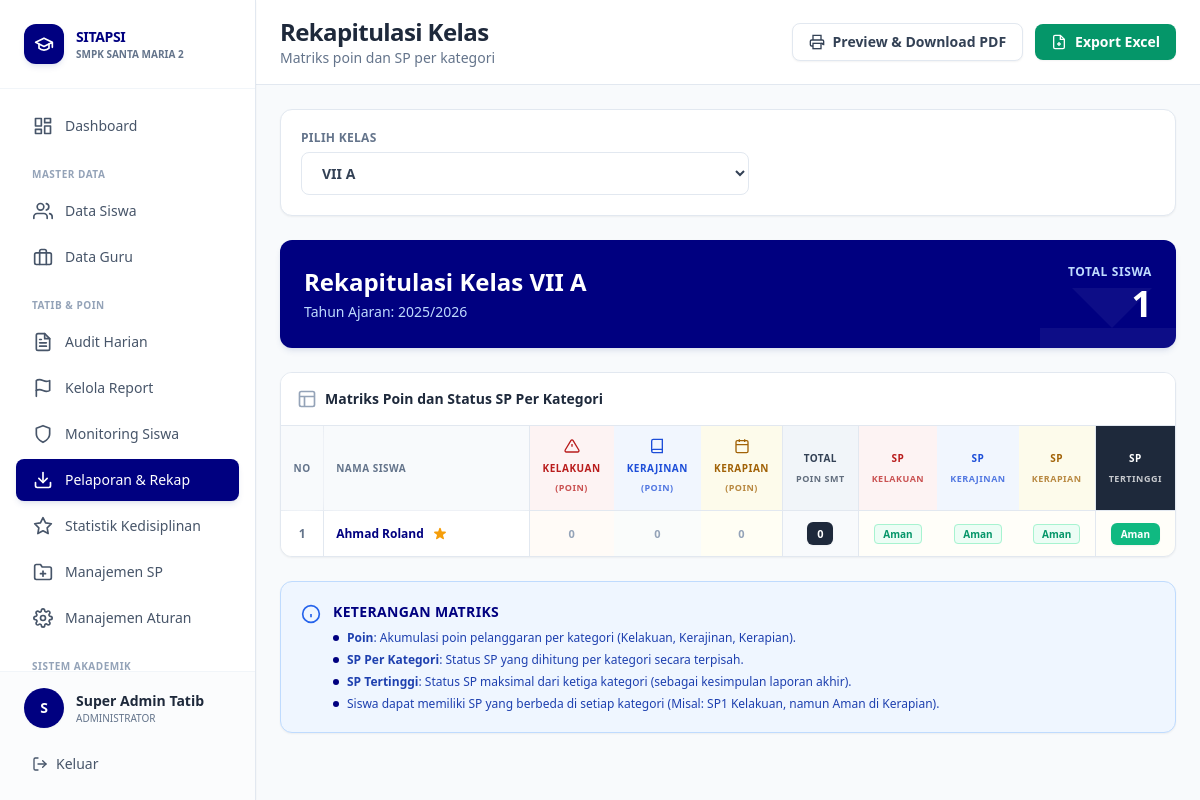
The app's page /views/admin/rekapitulasi_kelas.php (signed in) with its own data.
### tables this page shows
CREATE TABLE tb_kelas (
    id_kelas INT AUTO_INCREMENT PRIMARY KEY,
    nama_kelas VARCHAR(10) NOT NULL,  
    tingkat INT NOT NULL  
);

CREATE TABLE tb_tahun_ajaran (
    id_tahun INT AUTO_INCREMENT PRIMARY KEY,
    nama_tahun VARCHAR(20) NOT NULL,  
    status ENUM('Aktif', 'Arsip') DEFAULT 'Aktif', 
    semester_aktif ENUM('Ganjil', 'Genap') DEFAULT 'Ganjil'
);

CREATE TABLE tb_anggota_kelas (
    id_anggota BIGINT AUTO_INCREMENT PRIMARY KEY,
    no_induk VARCHAR(50) NOT NULL, 
    id_kelas INT NOT NULL,
    id_tahun INT NOT NULL,
    
     
    poin_kelakuan INT DEFAULT 0,
    poin_kerajinan INT DEFAULT 0,
    poin_kerapian INT DEFAULT 0,
    
    total_poin_umum INT DEFAULT 0,  
    
     
    status_sp_kelakuan ENUM('Aman', 'SP1', 'SP2', 'SP3', 'Sanksi oleh Sekolah') DEFAULT 'Aman',
    status_sp_kerajinan ENUM('Aman', 'SP1', 'SP2', 'SP3', 'Sanksi oleh Sekolah') DEFAULT 'Aman',
    status_sp_kerapian ENUM('Aman', 'SP1', 'SP2', 'SP3', 'Sanksi oleh Sekolah') DEFAULT 'Aman',
    
     
    status_sp_terakhir ENUM('Aman', 'SP1', 'SP2', 'SP3', 'Sanksi oleh Sekolah') DEFAULT 'Aman',
    
     
    status_reward ENUM('None', 'Kandidat Reward Semester','Kandidat Sertifikat') DEFAULT 'None',
    
    FOREIGN KEY (no_induk) REFERENCES tb_siswa(no_induk) ON DELETE CASCADE,
    FOREIGN KEY (id_kelas) REFERENCES tb_kelas(id_kelas),
    FOREIGN KEY (id_tahun) REFERENCES tb_tahun_ajaran(id_tahun)
);

CREATE TABLE tb_siswa (
    no_induk VARCHAR(50) PRIMARY KEY,
    nama_siswa VARCHAR(100) NOT NULL,
    jenis_kelamin ENUM('L', 'P') NOT NULL,
    kota VARCHAR(100),
    tanggal_lahir DATE,
    alamat TEXT,
    nama_ayah VARCHAR(150),
    pekerjaan_ayah VARCHAR(100),
    nama_ibu VARCHAR(150),
    pekerjaan_ibu VARCHAR(100),
    no_hp_ortu VARCHAR(15),  
    id_ortu INT NULL,  
    status_aktif ENUM('Aktif', 'Lulus', 'Keluar', 'Dikeluarkan') DEFAULT 'Aktif'
);

### views/admin/rekapitulasi_kelas.php (the view, shortened to what the rows shown need)
<?php
require_once '../../config/database.php';
$id_kelas = $_GET['kelas'] ?? null;
$tahun_aktif = fetchOne("
    SELECT id_tahun, nama_tahun, semester_aktif
    FROM tb_tahun_ajaran
    WHERE status = 'Aktif'
    LIMIT 1
");
$kelas_list = fetchAll("SELECT * FROM tb_kelas ORDER BY tingkat, nama_kelas");
if (!$id_kelas && !empty($kelas_list)) {
    $id_kelas = $kelas_list[0]['id_kelas'];
}
if ($id_kelas) {
    $kelas_info = fetchOne("SELECT * FROM tb_kelas WHERE id_kelas = :id", ['id' => $id_kelas]);
    $semester_berjalan = $tahun_aktif['semester_aktif'];
    $siswa_kelas = fetchAll("
        SELECT
            s.no_induk,
            s.nama_siswa,
            a.id_anggota,
            a.poin_kelakuan,
            a.poin_kerajinan,
            a.poin_kerapian,
            a.total_poin_umum,
            a.status_sp_terakhir,
            a.status_sp_kelakuan,
            a.status_sp_kerajinan,
            a.status_sp_kerapian,
            (SELECT COALESCE(SUM(d.poin_saat_itu), 0)
             FROM tb_pelanggaran_header h
             JOIN tb_pelanggaran_detail d ON h.id_transaksi = d.id_transaksi
             WHERE h.id_anggota = a.id_anggota AND h.id_tahun = a.id_tahun) as total_tahunan,
            (SELECT COALESCE(SUM(d.poin_saat_itu), 0)
             FROM tb_pelanggaran_header h
             JOIN tb_pelanggaran_detail d ON h.id_transaksi = d.id_transaksi
             WHERE h.id_anggota = a.id_anggota AND h.id_tahun = a.id_tahun AND h.semester = :semester) as total_semester
        FROM tb_siswa s
        JOIN tb_anggota_kelas a ON s.no_induk = a.no_induk
        WHERE s.status_aktif = 'Aktif'
        AND a.id_tahun = :id_tahun
        AND a.id_kelas = :id_kelas
        ORDER BY s.nama_siswa
    ", [
        'id_tahun' => $tahun_aktif['id_tahun'],
        'id_kelas' => $id_kelas,
        'semester' => $semester_berjalan
    ]);
}
$card_class = "bg-white border border-[#E2E8F0] rounded-xl shadow-sm";
?>
<!DOCTYPE html>
<html lang="id">
<head>
    <script src="https://cdn.tailwindcss.com"></script>
</head>
<body class="bg-[#F8FAFC]">
<div class="flex h-screen overflow-hidden">
    <?php include '../../includes/sidebar_admin.php'; ?>
    <div class="flex-1 overflow-auto lg:ml-64">
        <div class="bg-white border-b border-[#E2E8F0] px-6 pl-16 lg:pl-6 py-4 sticky top-0 z-30 flex flex-col sm:flex-row sm:justify-between sm:items-center gap-4">
            <div>
                <h1 class="text-2xl font-extrabold text-slate-800 tracking-tight">Rekapitulasi Kelas</h1>
            </div>
        </div>
        <div class="p-6 space-y-6 max-w-full mx-auto">
            <?php if ($id_kelas && isset($kelas_info)): ?>
            <div class="bg-[#000080] text-white rounded-xl shadow-md shadow-blue-900/10 p-6 relative overflow-hidden">
                <svg class="absolute right-0 top-0 text-white/5 w-48 h-48 transform translate-x-8 -translate-y-8" fill="currentColor" viewBox="0 0 24 24"><path d="M21 15v4a2 2 0 0 1-2 2H5a2 2 0 0 1-2-2v-4"></path><polyline points="7 10 12 15 17 10"></polyline><line x1="12" y1="15" x2="12" y2="3"></line></svg>
                <div class="relative z-10 flex items-center justify-between">
                    <div>
                        <h2 class="text-2xl font-extrabold mb-1">Rekapitulasi Kelas <?= htmlspecialchars($kelas_info['nama_kelas']) ?></h2>
                        <p class="text-blue-200 font-medium text-sm">Tahun Ajaran: <?= $tahun_aktif['nama_tahun'] ?></p>
                    </div>
                    <div class="text-right">
                        <p class="text-blue-200 text-xs font-bold uppercase tracking-wider mb-1">Total Siswa</p>
                        <p class="text-4xl font-extrabold"><?= count($siswa_kelas) ?></p>
                    </div>
                </div>
            </div>
            <div class="<?= $card_class ?> overflow-hidden">
                <div class="p-4 border-b border-[#E2E8F0] bg-white flex items-center">
                    <svg class="w-5 h-5 text-slate-400 mr-2" fill="none" stroke="currentColor" viewBox="0 0 24 24" stroke-width="2"><rect x="3" y="3" width="18" height="18" rx="2" ry="2"></rect><line x1="3" y1="9" x2="21" y2="9"></line><line x1="9" y1="21" x2="9" y2="9"></line></svg>
                    <span class="font-extrabold text-slate-800 text-sm">Matriks Poin dan Status SP Per Kategori</span>
                </div>
                <div class="overflow-x-auto">
                    <table class="w-full text-left text-sm whitespace-nowrap">
                        <thead class="bg-slate-50/50 text-[10px] text-slate-500 uppercase tracking-wider sticky top-0 border-b border-[#E2E8F0]">
                            <tr>
                                <th class="p-3 text-center sticky left-0 bg-slate-50/90 backdrop-blur z-20 border-r border-[#E2E8F0]">No</th>
                                <th class="p-3 text-left sticky left-10 bg-slate-50/90 backdrop-blur z-20 border-r border-[#E2E8F0]" style="min-width: 200px;">Nama Siswa</th>
                                <th class="p-3 text-center bg-red-50/80 font-extrabold text-red-700">
                                    <div class="flex flex-col items-center"><svg class="w-4 h-4 mb-1" fill="none" stroke="currentColor" viewBox="0 0 24 24" stroke-width="2"><path d="M10.29 3.86L1.82 18a2 2 0 0 0 1.71 3h16.94a2 2 0 0 0 1.71-3L13.71 3.86a2 2 0 0 0-3.42 0z"></path><line x1="12" y1="9" x2="12" y2="13"></line><line x1="12" y1="17" x2="12.01" y2="17"></line></svg>Kelakuan<br><span class="text-[9px] opacity-75">(Poin)</span></div>
                                </th>
                                <th class="p-3 text-center bg-blue-50/80 font-extrabold text-blue-700">
                                    <div class="flex flex-col items-center"><svg class="w-4 h-4 mb-1" fill="none" stroke="currentColor" viewBox="0 0 24 24" stroke-width="2"><path d="M4 19.5v-15A2.5 2.5 0 0 1 6.5 2H20v20H6.5a2.5 2.5 0 0 1 0-5H20"></path></svg>Kerajinan<br><span class="text-[9px] opacity-75">(Poin)</span></div>
                                </th>
                                <th class="p-3 text-center bg-yellow-50/80 font-extrabold text-yellow-700">
                                    <div class="flex flex-col items-center"><svg class="w-4 h-4 mb-1" fill="none" stroke="currentColor" viewBox="0 0 24 24" stroke-width="2"><rect x="3" y="4" width="18" height="18" rx="2" ry="2"></rect><line x1="16" y1="2" x2="16" y2="6"></line><line x1="8" y1="2" x2="8" y2="6"></line><line x1="3" y1="10" x2="21" y2="10"></line></svg>Kerapian<br><span class="text-[9px] opacity-75">(Poin)</span></div>
                                </th>
                                <th class="p-3 text-center bg-slate-100 font-extrabold text-slate-700 border-l border-[#E2E8F0]">Total<br><span class="text-[9px] opacity-75">Poin Smt</span></th>
                                <th class="p-3 text-center bg-red-50/80 font-extrabold text-red-700 border-l border-[#E2E8F0]">SP<br><span class="text-[9px] opacity-75">Kelakuan</span></th>
                                <th class="p-3 text-center bg-blue-50/80 font-extrabold text-blue-700">SP<br><span class="text-[9px] opacity-75">Kerajinan</span></th>
                                <th class="p-3 text-center bg-yellow-50/80 font-extrabold text-yellow-700">SP<br><span class="text-[9px] opacity-75">Kerapian</span></th>
                                <th class="p-3 text-center bg-slate-800 text-white border-l border-[#E2E8F0]">SP<br><span class="text-[9px] opacity-75">Tertinggi</span></th>
                            </tr>
                        </thead>
                        <tbody class="divide-y divide-[#E2E8F0]">
                            <?php if (empty($siswa_kelas)): ?>
                            <tr>
                                <td colspan="10" class="p-12 text-center text-slate-400 font-medium">
                                    Tidak ada siswa di kelas ini
                                </td>
                            </tr>
                            <?php else: ?>
                            <?php foreach ($siswa_kelas as $idx => $siswa):
                                $is_kandidat_sertifikat = ($siswa['total_tahunan'] == 0);
                                $is_kandidat_semester = (!$is_kandidat_sertifikat && $siswa['total_semester'] == 0);
                                $is_bersih = ($is_kandidat_sertifikat || $is_kandidat_semester);
                            ?>
                            <tr class="hover:bg-slate-50 transition-colors group <?= $is_bersih ? 'bg-amber-50/30' : '' ?>">
                                <td class="p-3 text-center sticky left-0 bg-white group-hover:bg-slate-50 <?= $is_bersih ? 'bg-amber-50/30 group-hover:bg-amber-50/50' : '' ?> border-r border-[#E2E8F0] font-bold text-slate-500 text-xs"><?= $idx + 1 ?></td>
                                <td class="p-3 sticky left-10 bg-white group-hover:bg-slate-50 <?= $is_bersih ? 'bg-amber-50/30 group-hover:bg-amber-50/50' : '' ?> border-r border-[#E2E8F0] font-bold text-[#000080] text-xs" style="min-width: 200px;">
                                    <div class="flex items-center">
                                        <?= htmlspecialchars($siswa['nama_siswa']) ?>
                                        <?php if ($is_kandidat_sertifikat): ?>
                                            <span title="Kandidat Sertifikat Tahunan" class="ml-2 text-amber-500"></span>
                                        <?php endif; ?>
                                    </div>
                                </td>
                                <td class="p-3 text-center bg-red-50/30">
                                    <span class="px-2 py-1 <?= $siswa['poin_kelakuan'] > 0 ? 'bg-red-100 text-red-700 border border-red-200 shadow-sm' : 'text-slate-400 border border-transparent' ?> rounded-md text-[11px] font-extrabold"><?= $siswa['poin_kelakuan'] ?></span>
                                </td>
                                <td class="p-3 text-center bg-blue-50/30">
                                    <span class="px-2 py-1 <?= $siswa['poin_kerajinan'] > 0 ? 'bg-blue-100 text-blue-700 border border-blue-200 shadow-sm' : 'text-slate-400 border border-transparent' ?> rounded-md text-[11px] font-extrabold"><?= $siswa['poin_kerajinan'] ?></span>
                                </td>
                                <td class="p-3 text-center bg-yellow-50/30">
                                    <span class="px-2 py-1 <?= $siswa['poin_kerapian'] > 0 ? 'bg-yellow-100 text-yellow-700 border border-yellow-200 shadow-sm' : 'text-slate-400 border border-transparent' ?> rounded-md text-[11px] font-extrabold"><?= $siswa['poin_kerapian'] ?></span>
                                </td>
                                <td class="p-3 text-center bg-slate-50 border-l border-[#E2E8F0]">
                                    <span class="px-2.5 py-1 bg-slate-800 text-white rounded-md text-[11px] font-extrabold shadow-sm"><?= $siswa['total_poin_umum'] ?></span>
                                </td>
                                <td class="p-3 text-center border-l border-[#E2E8F0]">
                                    <span class="px-2 py-0.5 rounded text-[10px] font-bold <?= $siswa['status_sp_kelakuan'] === 'Aman' ? 'bg-emerald-50 text-emerald-600 border border-emerald-200' : 'bg-red-50 text-red-600 border border-red-200' ?>">
                                        <?= $siswa['status_sp_kelakuan'] ?>
                                    </span>
                                </td>
                                <td class="p-3 text-center">
                                    <span class="px-2 py-0.5 rounded text-[10px] font-bold <?= $siswa['status_sp_kerajinan'] === 'Aman' ? 'bg-emerald-50 text-emerald-600 border border-emerald-200' : 'bg-blue-50 text-blue-600 border border-blue-200' ?>">
                                        <?= $siswa['status_sp_kerajinan'] ?>
                                    </span>
                                </td>
                                <td class="p-3 text-center">
                                    <span class="px-2 py-0.5 rounded text-[10px] font-bold <?= $siswa['status_sp_kerapian'] === 'Aman' ? 'bg-emerald-50 text-emerald-600 border border-emerald-200' : 'bg-yellow-50 text-yellow-600 border border-yellow-200' ?>">
                                        <?= $siswa['status_sp_kerapian'] ?>
                                    </span>
                                </td>
                                <td class="p-3 text-center border-l border-[#E2E8F0]">
                                    <span class="px-2.5 py-1 rounded-md text-[10px] font-extrabold shadow-sm <?= $siswa['status_sp_terakhir'] === 'Aman' ? 'bg-emerald-500 text-white' : 'bg-red-500 text-white' ?>">
                                        <?= $siswa['status_sp_terakhir'] ?>
                                    </span>
                                </td>
                            </tr>
                            <?php endforeach; ?>
                            <?php endif; ?>
                        </tbody>
                    </table>
                </div>
            </div>
            <div class="bg-blue-50 border border-blue-200 p-5 rounded-xl shadow-sm">
                <div class="flex items-start">
                    <svg class="w-5 h-5 text-blue-600 mr-3 mt-0.5 flex-shrink-0" fill="none" stroke="currentColor" viewBox="0 0 24 24" stroke-width="2"><circle cx="12" cy="12" r="10"></circle><line x1="12" y1="16" x2="12" y2="12"></line><line x1="12" y1="8" x2="12.01" y2="8"></line></svg>
                    <div>
                        <h4 class="font-extrabold text-[#000080] text-sm mb-2 uppercase tracking-wide">Keterangan Matriks</h4>
                        <ul class="text-xs text-blue-800 space-y-1.5 font-medium">
                            <li class="flex items-center"><span class="w-1.5 h-1.5 bg-[#000080] rounded-full mr-2"></span> <strong>Poin</strong>: Akumulasi poin pelanggaran per kategori (Kelakuan, Kerajinan, Kerapian).</li>
                            <li class="flex items-center"><span class="w-1.5 h-1.5 bg-[#000080] rounded-full mr-2"></span> <strong>SP Per Kategori</strong>: Status SP yang dihitung per kategori secara terpisah.</li>
                            <li class="flex items-center"><span class="w-1.5 h-1.5 bg-[#000080] rounded-full mr-2"></span> <strong>SP Tertinggi</strong>: Status SP maksimal dari ketiga kategori (sebagai kesimpulan laporan akhir).</li>
                            <li class="flex items-center"><span class="w-1.5 h-1.5 bg-[#000080] rounded-full mr-2"></span> Siswa dapat memiliki SP yang berbeda di setiap kategori (Misal: SP1 Kelakuan, namun Aman di Kerapian).</li>
                        </ul>
                    </div>
                </div>
            </div>
            <?php endif; ?>
        </div>
    </div>
</div>
</body>
</html>

### records on screen
tb_kelas: nama_kelas "VII A"
tb_tahun_ajaran: nama_tahun "2025/2026"
tb_anggota_kelas: no_induk.nama_siswa "Ahmad Roland", poin_kelakuan "0", poin_kerajinan "0", poin_kerapian "0", total_poin_umum "0", status_sp_kelakuan "Aman", status_sp_kerajinan "Aman", status_sp_kerapian "Aman", status_sp_terakhir "Aman"

### other values on screen
$initial "S"
$user_name "Super Admin Tatib"
count($siswa_kelas) "1"
form field kelas "VII A"
